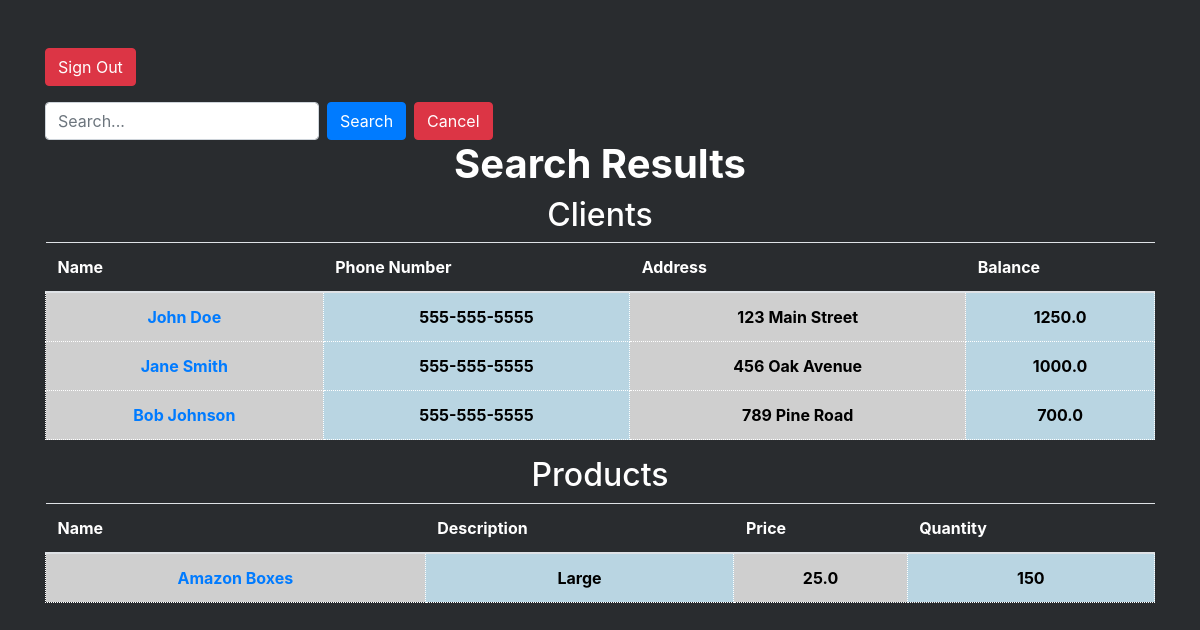
Screenshot of /search with the database file from the repository.
### tables this page shows
CREATE TABLE "Clients" (
	"ClientID"	INTEGER,
	"Name"	TEXT NOT NULL,
	"PhoneNumber"	TEXT NOT NULL,
	"Address"	TEXT,
	"Balance"	REAL NOT NULL,
	PRIMARY KEY("ClientID" AUTOINCREMENT)
);

CREATE TABLE "Products" (
	"ProductID"	INTEGER NOT NULL UNIQUE,
	"Name"	TEXT NOT NULL UNIQUE,
	"Description"	TEXT,
	"Price"	REAL NOT NULL,
	"AvailableQuantity"	INTEGER,
	PRIMARY KEY("ProductID" AUTOINCREMENT)
);

### app.py (the view)
@app.route('/search', methods=['GET'])
def search():
    query = request.args.get('query', '')
    client_results = search_clients(query)
    product_results = search_products(query)
    return render_template('search.html', query=query, client_results=client_results, product_results=product_results)

### db_functions.py (called while the page is built)
def connect_db():
    try:
        return sqlite3.connect('SimpleStock.db', timeout=10)
    except sqlite3.Error as e:
        print(f"An error occurred while connecting to the database: {e}")
        return None

def search_clients(query):
    conn = connect_db()
    cursor = conn.cursor()
    cursor.execute("SELECT * FROM Clients WHERE Name LIKE ? OR PhoneNumber LIKE ?", ('%' + query + '%', '%' + query + '%'))
    results = cursor.fetchall()
    conn.close()
    return results

def search_products(query):
    conn = connect_db()
    cursor = conn.cursor()
    cursor.execute("SELECT * FROM Products WHERE Name LIKE ? OR Description LIKE ?", ('%' + query + '%', '%' + query + '%'))
    results = cursor.fetchall()
    conn.close()
    return results

### templates/search.html (shortened to what this page needs)
<!DOCTYPE html>
<html lang="en">
  <head>
    <link
      rel="stylesheet"
      href="{{ url_for('static', filename='style.css') }}"
    />
    <link
      href="https://stackpath.bootstrapcdn.com/bootstrap/4.5.2/css/bootstrap.min.css"
      rel="stylesheet"
    />
  </head>
  <body id="InvenStory_Body">
    <div class="container mt-5">
      <form action="/">
        <button type="submit" class="btn btn-danger">Sign Out</button>
      </form>
      <form action="/search" method="GET" class="form-inline mt-3">
        <input
          type="text"
          class="form-control mr-2"
          name="query"
          placeholder="Search..."
          value="{{ query }}"
        />
        <button type="submit" class="btn btn-primary">Search</button>
        <a href="/dashboard" class="btn btn-danger ml-2">Cancel</a>
      </form>
      <h1><strong>Search Results</strong></h1>
      {% if client_results %}
      <h2>Clients</h2>
      <table class="table">
        <thead>
          <tr>
            <th>Name</th>
            <th>Phone Number</th>
            <th>Address</th>
            <th>Balance</th>
          </tr>
        </thead>
        <tbody>
          {% for client in client_results %}
          <tr>
            <td id="tdEven">
              <a href="{{ url_for('edit_client', client_id=client[0]) }}"
                ><strong>{{ client[1] }}</strong></a
              >
            </td>
            <td id="tdOdd"><strong>{{ client[2] }}</strong></td>
            <td id="tdEven"><strong>{{ client[3] }}</strong></td>
            <td id="tdOdd"><strong>{{ client[4] }}</strong></td>
          </tr>
          {% endfor %}
        </tbody>
      </table>
      {% endif %} {% if product_results %}
      <h2>Products</h2>
      <table class="table">
        <thead>
          <tr>
            <th>Name</th>
            <th>Description</th>
            <th>Price</th>
            <th>Quantity</th>
          </tr>
        </thead>
        <tbody>
          {% for product in product_results %}
          <tr>
            <td id="tdEven">
              <a href="{{ url_for('edit_product', product_id=product[0]) }}">
                <strong>{{ product[1] }}</strong>
              </a>
            </td>
            <td id="tdOdd"><strong>{{ product[2] }}</strong></td>
            <td id="tdEven"><strong>{{ product[3] }}</strong></td>
            <td id="tdOdd"><strong>{{ product[4] }}</strong></td>
          </tr>
          {% endfor %}
        </tbody>
      </table>
      {% endif %}
    </div>
  </body>
</html>

### static/style.css (style rules this page uses)
html body { display: block; width: 100vw; background-color: rgb(41, 44, 47); }
h1, h2 { text-align: center; color: white !important; justify-content: center; }
th { border-bottom: solid black 2px; color: white; }
#tdOdd { background-color: #b9d5e2; color: black !important; border: solid white 1.5px; text-align: center; border-style: dotted; }
#tdEven { background-color: #cfcfcf; color: black !important; text-align: center; border: solid white 1.5px; border-style: dotted; }

### rows the page displays
Clients: Name "John Doe", PhoneNumber "555-555-5555", Address "123 Main Street", Balance "1250.0"
Clients: Name "Jane Smith", PhoneNumber "555-555-5555", Address "456 Oak Avenue", Balance "1000.0"
Clients: Name "Bob Johnson", PhoneNumber "555-555-5555", Address "789 Pine Road", Balance "700.0"
Products: Name "Amazon Boxes", Description "Large", Price "25.0", AvailableQuantity "150"
